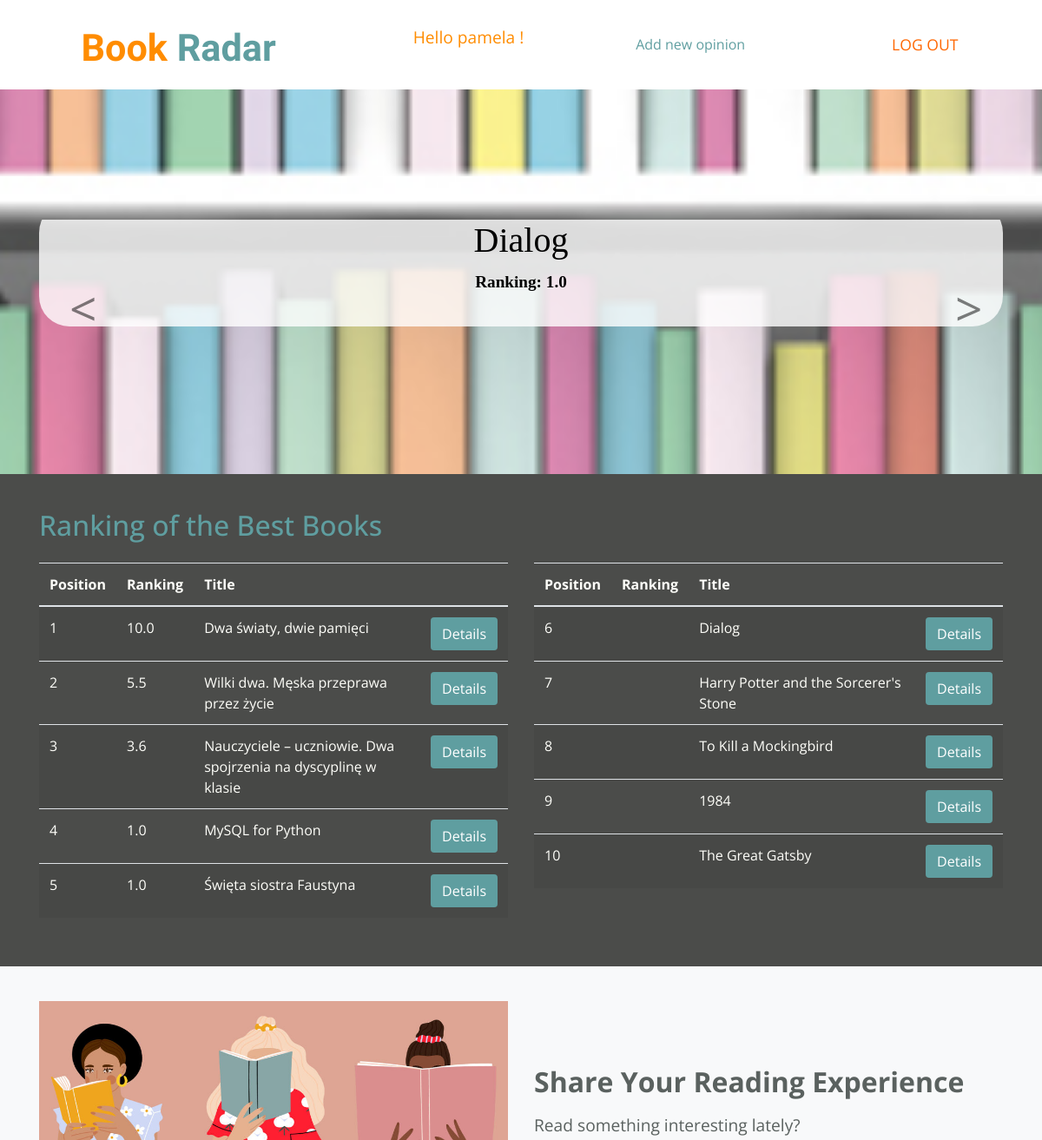
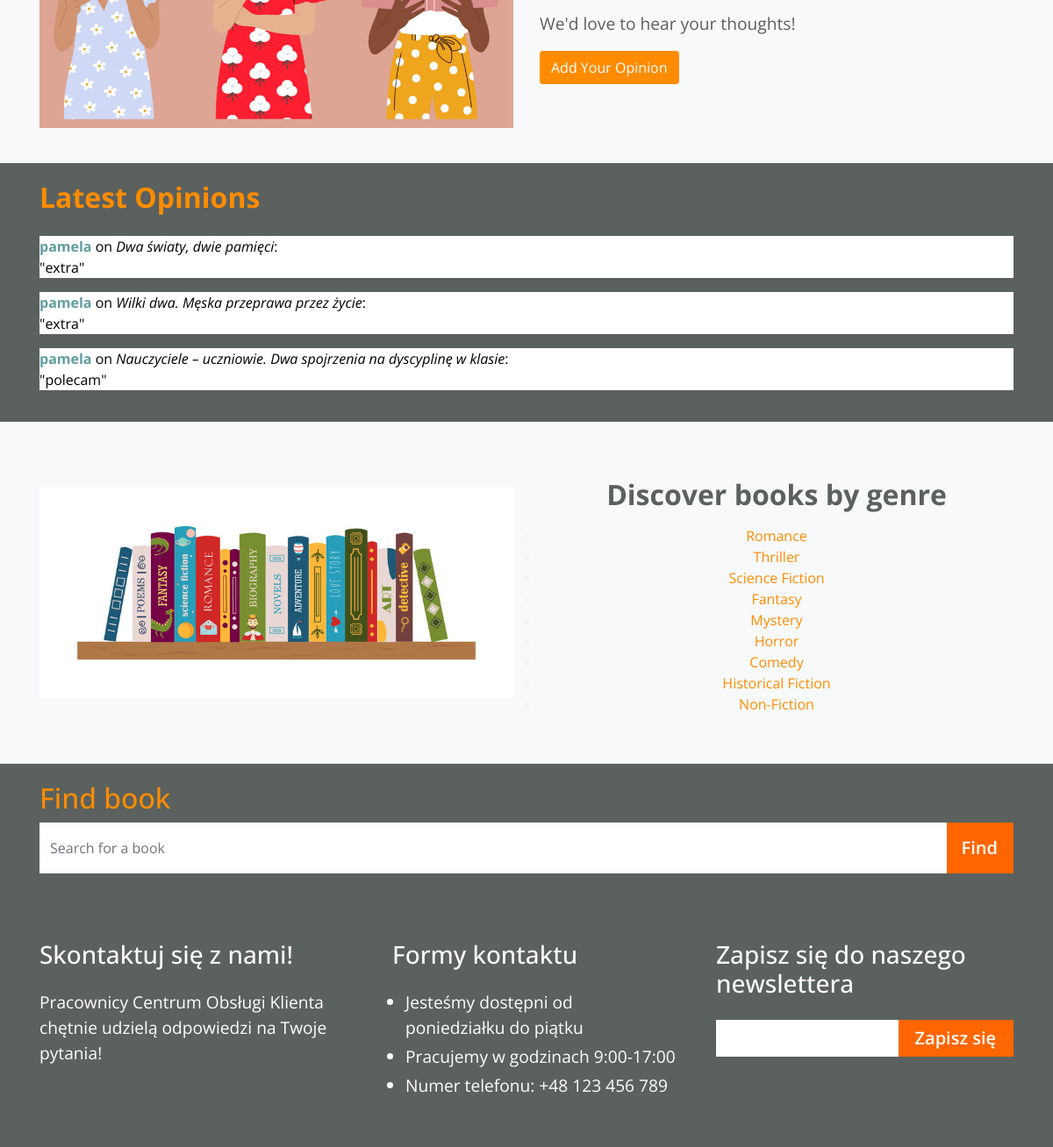
The app's page / (signed in) with its own data (2 pictures, top to bottom).
### BookRadar/models.py (models this page shows, shortened)
class Book(models.Model):
    title = models.CharField(max_length=64)
    author = models.CharField(max_length=64)
    publisher = models.CharField(max_length=64, null=True)
    year = models.IntegerField(null=True)
    average_rating = models.DecimalField(max_digits=3, decimal_places=1, null=True, blank=True)
    type = models.IntegerField(choices=BOOK_TYPES, null=True)

class Review(models.Model):
    user = models.ForeignKey(User, on_delete=models.CASCADE)
    book = models.ForeignKey(Book, on_delete=models.CASCADE, related_name='reviews')
    rating = models.IntegerField(default=1, validators=[MinValueValidator(1), MaxValueValidator(10)])
    comment = models.TextField()
    created = models.DateTimeField(auto_now_add=True)

### BookRadar/views.py (the view)
# urls.py: path('', views.IndexView.as_view(), name='index'),
class IndexView(View):
    def get(self, request):
        carousel_books = list(Book.objects.all())
        random.shuffle(carousel_books)
        carousel_books = carousel_books[:3]
        books  = Book.objects.all()
        best_books = books.order_by('-average_rating')[:11]
        reviews = Review.objects.all().order_by('-created')[:3]
        ctx = {'carousel_books':carousel_books, 'best_books':best_books, 'reviews':reviews, 'books':books, 'types':BOOK_TYPES}
        return render(request, 'index.html', ctx)

### templates/index.html (shortened to what this page needs)
{% load static %}
<!DOCTYPE html>
<html lang="en">
<head>
    <link rel="stylesheet" href="https://stackpath.bootstrapcdn.com/bootstrap/4.1.3/css/bootstrap.min.css"
>
    <link rel="stylesheet" href="{% static "css/style.css" %}">
</head>
<body>
    <header class="page-header" style="background-color: white">
        <nav class="navbar navbar-expand-lg justify-content-around">
            <a href="{% url 'index' %}" class="btn navbar-brand main-logo">
                <span style="color: darkorange;">Book</span> <span style="color: cadetblue">Radar</span>
            </a>
            {% if user.is_authenticated %}
                <p style="color: darkorange">Hello {{ user.username }} !</p>
                <a href="{% url 'add-opinion' %}" style="color: cadetblue">Add new opinion</a>
                <ul class="nav nounderline text-uppercase">
                    <li class="nav-item ml-4">
                        <a class="nav-link color-header" href="{% url 'logout' %}">log out</a>
                    </li>
                </ul>
            {% endif %}
        </nav>
    </header>
    {% block content %}
    <section class="padding-large bg-light" style="background: url('{% static 'images/back.jpg' %}') center/cover fixed no-repeat; background-size: cover;">
      <div id="carouselExampleControls" class="carousel slide main-slider" data-ride="carousel">
        <div class="carousel-inner container">
          {% for book in carousel_books %}
          <div class="carousel-item {% if forloop.first %}active{% endif %}">
            <div class="carousel-caption d-block" style="background: rgba(255, 255, 255, 0.8); border-radius: 35px; padding: 20px; font-family: Pagul">
              <h1 style="font-size: 2.5em; margin-bottom: 10px;">{{ book.title }}</h1>
              <p style="font-size: 1.2em;">Ranking: {{ book.average_rating }}</p>
            </div>
          </div>
          {% endfor %}
        </div>
        <a class="carousel-control-prev" href="#carouselExampleControls" role="button" data-slide="prev">
          <span class="carousel-control-prev-icon" aria-hidden="true"></span>
        </a>
        <a class="carousel-control-next" href="#carouselExampleControls" role="button" data-slide="next">
          <span class="carousel-control-next-icon" aria-hidden="true"></span>
        </a>
      </div>
    </section>
    <section class="section-more padding-small">
        <div class="container">
            <h2 class="pb-3" style="color: cadetblue">Ranking of the Best Books</h2>
            <div class="row">
                <div class="col-md-6">
                    <table class="table table-striped">
                        <thead>
                            <tr>
                                <th>Position</th>
                                <th>Ranking</th>
                                <th>Title</th>
                                <th></th>
                            </tr>
                        </thead>
                        <tbody>
                            {% for book in best_books|slice:":5" %}
                                <tr>
                                    <td>{{ forloop.counter }}</td>
                                    <td>{{ book.average_rating }}</td>
                                    <td>{{ book.title }}</td>
                                    <td>
                                        <button class="btn" style="background-color: cadetblue">
                                            <a href="#" style="color: white">Details</a>
                                        </button>
                                    </td>
                                </tr>
                            {% endfor %}
                        </tbody>
                    </table>
                </div>
                <div class="col-md-6">
                    <table class="table table-striped">
                        <thead>
                            <tr>
                                <th>Position</th>
                                <th>Ranking</th>
                                <th>Title</th>
                                <th></th>
                            </tr>
                        </thead>
                        <tbody>
                            {% for book in best_books|slice:"6:" %}
                                <tr>
                                    <td>{{ forloop.counter0|add:6 }}</td>
                                    <td>{{ book.ranking }}</td>
                                    <td>{{ book.title }}</td>
                                    <td>
                                        <button class="btn" style="background-color: cadetblue">
                                            <a href="#" style="color: white">Details</a>
                                        </button>
                                    </td>
                                </tr>
                            {% endfor %}
                        </tbody>
                    </table>
                </div>
            </div>
        </div>
    </section>
    <section class="padding-small details bg-light">
        <div class="container">
            <div class="row align-items-center">
                <div class="col-md-6">
                    <div class="text-center">
                        <img src="{% static 'images/opinion.jpg' %}" class="img-fluid" alt="Book Opinion Image">
                    </div>
                </div>
                <div class="col-md-6">
                    <div class="text-center text-md-left mt-4">
                        <h2 class="font-weight-bold mb-3">Share Your Reading Experience</h2>
                        <p>Read something interesting lately?</p>
                        <p>We'd love to hear your thoughts!</p>
                        {% if user.is_authenticated %}
                            <a href="{% url 'add-opinion' %}" class="btn" style="background-color: darkorange; color: white">Add Your Opinion</a>
                        {% else %}
                            <a href="{% url 'login' %}" class="btn" style="background-color: darkorange; color: white">Add Your Opinion</a>
                        {% endif %}
                    </div>
                </div>
            </div>
        </div>
    </section>
    <section class="newsletter-section padding-small">
        <div class="container" style="color: black">
            <h2 class="font-weight-bold mb-4" style="color: darkorange">Latest Opinions</h2>
            <ul class="list-unstyled">
                {% for review in reviews %}
                    <li class="mb-3" style="background-color: white">
                        <span class="font-weight-bold" style="color: cadetblue">{{ review.user.username }}</span>
                        on
                        <span class="font-italic">{{ review.book.title }}</span>:
                        <br>
                        "{{ review.comment }}"
                    </li>
                {% endfor %}
            </ul>
        </div>
    </section>
    <section class="padding-small details bg-light">
        <div class="container">
            <div class="row align-items-center">
                <div class="col-md-6">
                    <div class="text-center">
                        <img src="{% static 'images/genre2.jpg' %}" class="img-fluid genre-image" alt="Book Genre Image">
                    </div>
                </div>
                <div class="col-md-6 ">
                    <div class="text-center text-md-left mt-4 ">
                        <h2 class="font-weight-bold mb-3 text-center">Discover books by genre</h2>
                        <ul class="book-types-list center" style="color: whitesmoke">
                            {% for type in types %}
                            <li>
                                {% if user.is_authenticated %}
                                    <a href="/type/{{ type.0 }}" style="color: darkorange">{{ type.1 }}</a>
                                {% else %}
                                    <a href="{% url 'login' %}"  style="color: darkorange">{{ type.1 }}</a>
                                {% endif %}
                            </li>
                            {% endfor %}
                        </ul>
                    </div>
                </div>
            </div>
        </div>
    </section>
    <form method="GET" action="{% url 'books' %}">
        <section class="newsletter-section padding-small">
            <div class="container" style="color: black">
                <h2 style="color: darkorange">Find book</h2>
                    <div class="input-group mb-3">
                        <input type="text" name="search_query" class="form-control border-0 rounded-0" placeholder="Search for a book"
                            aria-label="Recipient's username" aria-describedby="basic-addon2">
                        <div class="input-group-append">
                            <button class="input-group-text btn-color border-0 rounded-0" type="submit" id="basic-addon2">Find</button>
                        </div>
                    </div>
            </div>
        </section>
    </form>
<section class="last-info-section padding-small" id="contact">
    <div class="container">
        <div class="row">
            <div class="col">
                <h3 class="mb-4">Skontaktuj się z nami!</h3>
                <p>Pracownicy Centrum Obsługi Klienta chętnie udzielą odpowiedzi na Twoje pytania!</p>
            </div>
            <div class="col pl-4 ml-4">
                <h3 class="mb-4">Formy kontaktu</h3>
                <ul class="container">
                    <li>Jesteśmy dostępni od poniedziałku do piątku</li>
                    <li>Pracujemy w godzinach 9:00-17:00</li>
                    <li>Numer telefonu: +48 123 456 789</li>
                </ul>
            </div>
            <div class="col">
                <h3 class="mb-4">Zapisz się do naszego newslettera</h3>
                <div class="input-group mb-3">
                    <input type="text" class="form-control border-0 rounded-0" placeholder=""
                        aria-label="Recipient's username" aria-describedby="basic-addon2">
                    <div class="input-group-append">
                        <button class="input-group-text btn-color border-0 rounded-0" type="submit" id="basic-addon2"><a
                                href="index.html">Zapisz się</a></button>
                    </div>
                </div>
            </div>
        </div>
    </div>
</section>
    {% endblock %}
</body>
</html>

### BookRadar/static/css/style.css (style rules this page uses)
:root { --link-color: #ff6600; --light-link-color: #fffffa; --background-color: #4b4c4a; --lighter-background-color: #5a615f; --lighter-text-color: #9fa292; --dark-text: #000000; --blue: #007bff; --yellow: #ffc107; --green: #1e7e34; font-size: 16px; }
* { margin: 0; padding: 0; box-sizing: border-box; }
html { min-height: 100%; }
body { font-family: "Open Sans", sans-serif; font-weight: 400; background: repeat url("/static/images/image.png"); }
p { font-size: 1.2rem; }
.bg-light { background: #EAEAEA; }
.center { text-align: center; }
.btn-color { background-color: var(--link-color); color: var(--light-link-color); font-weight: 600; font-size: 20px; padding: 8px 18px; }
.btn-color a { text-decoration: none; color: var(--light-link-color); }
.color-header { color: var(--link-color); }
.nav-link.color-header { color: var(--link-color) !important; }
.padding-large { padding: 150px 0; }
.padding-small { padding: 40px 0; }
.page-header { background: var(--background-color); }
.nav-link { color: var(--light-link-color)!important; font-size: 1.1rem; }
.main-logo { font-family: "Charmonman", cursive; display: inline-block; color: var(--light-link-color)!important; margin-top: 10px; font-size: 2.7rem; font-weight: 600; }
.main-logo span { color: var(--link-color); }
.carousel-control-prev-icon, .carousel-control-next-icon { opacity: 1 !important; outline: black; background-image: none; }
.carousel-control-next-icon:after { content: '>'; font-size: 55px; color: var(--dark-text); }
.carousel-control-prev-icon:after { content: '<'; font-size: 55px; color: var(--dark-text); }
.carousel-caption { position: relative !important; left: 0 !important; right: 0 !important; font-weight: 600; color: var(--dark-text) !important; }
.section-more { background: var(--background-color); color: var(--light-link-color); }
.details { color: var(--lighter-background-color); }
.newsletter-section .form-control { height: 58px; }
.newsletter-section { background: var(--lighter-background-color); color: var(--light-link-color); padding: 20px; }
.last-info-section { background: var(--lighter-background-color); color: var(--light-link-color); font-size: 1.2rem; }
.last-info-section .form-control { height: 42px; }
.last-info-section .btn-color { padding: 0 20px; }
.last-info-section li { font-size: 1.2rem; margin: 4px 0; }

### records on screen
Book: title "Dialog", average_rating "1.0"
Book: average_rating "10.0", title "Dwa światy, dwie pamięci"
Book: average_rating "5.5", title "Wilki dwa. Męska przeprawa przez życie"
Book: average_rating "3.6", title "Nauczyciele – uczniowie. Dwa spojrzenia na dyscyplinę w klasie"
Book: average_rating "1.0", title "MySQL for Python"
Book: average_rating "1.0", title "Święta siostra Faustyna"
Book: title "Harry Potter and the Sorcerer's Stone"
Book: title "To Kill a Mockingbird"
Book: title "1984"
Book: title "The Great Gatsby"
Review: user.username "pamela", book "Dwa światy, dwie pamięci", comment "extra"
Review: user.username "pamela", book "Wilki dwa. Męska przeprawa przez życie", comment "extra"
Review: user.username "pamela", book "Nauczyciele – uczniowie. Dwa spojrzenia na dyscyplinę w klasie", comment "polecam"

### other values on screen
{{ user.username }} "pamela"
{{ type.1 }} "Romance" "Thriller" "Science Fiction" "Fantasy" "Mystery" "Horror" "Comedy" "Historical Fiction" "Non-Fiction"
